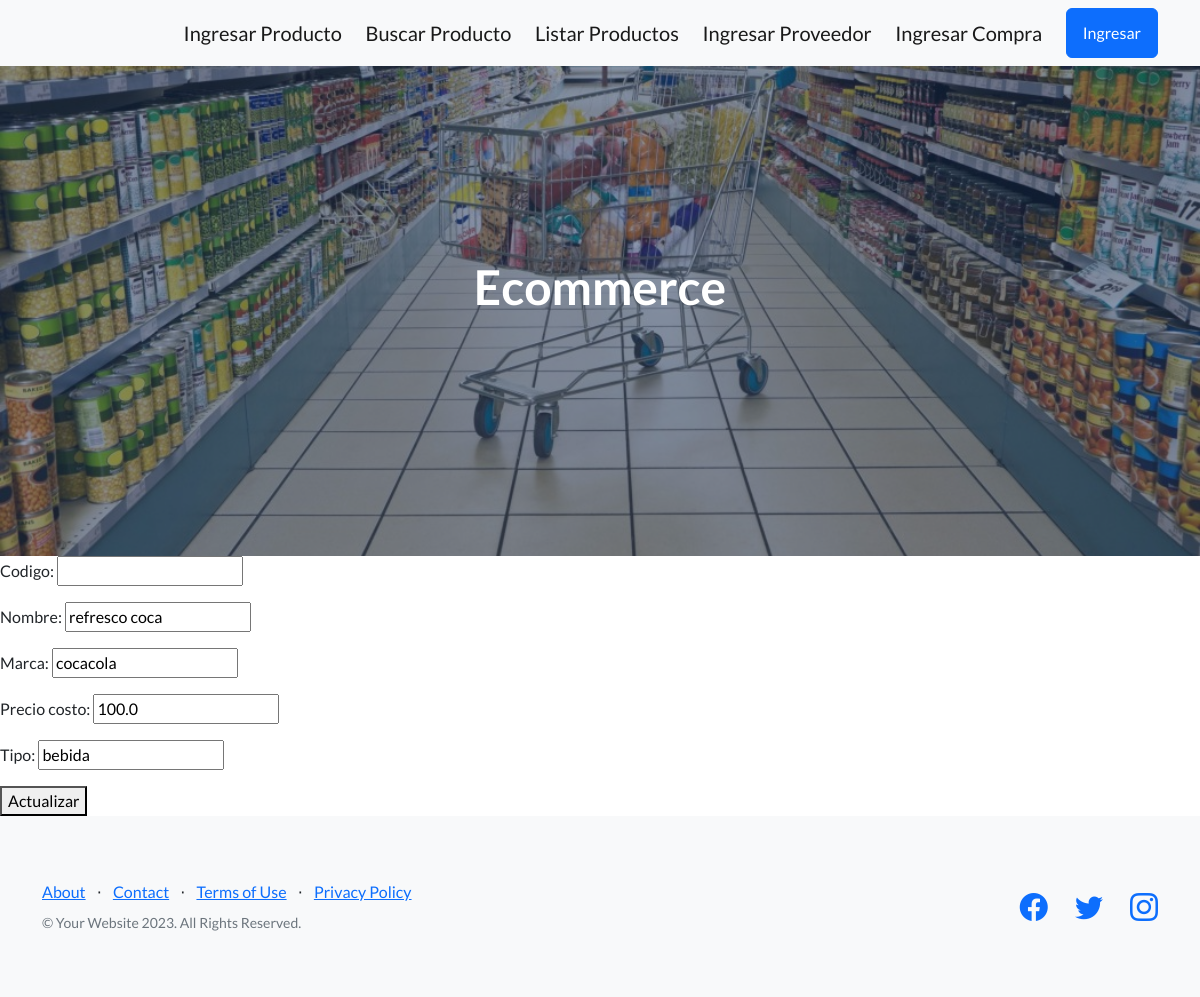
Screenshot of /edita-producto/200 with the database file from the repository.
### EntregaApp/models.py (models this page shows, shortened)
class Producto(models.Model):
  codigo = models.CharField(max_length=30)
  nombre = models.CharField(max_length=30)
  marca = models.CharField(max_length=30)
  precio_costo = models.FloatField()
  tipo = models.CharField(max_length=30)

### EntregaApp/views.py (the view)
# urls.py: path('edita-producto/<int:codigo>', editar_producto, name='EditaProducto'),
def editar_producto(req, codigo):
  if req.method == 'POST':
    formulario = ProdFormulario(req.POST)
    if formulario.is_valid():
      data = formulario.cleaned_data
      producto = Producto.objects.get(codigo=codigo)
      producto.nombre = data["nombre"]
      producto.marca = data["marca"]
      producto.precio_costo = data["precio_costo"]
      producto.tipo = data["tipo"]
      producto.save()
      return render(req, TEMPLATE_INICIO, {"message": "Producto actualizado con éxito"})
    else:
      return render(req, TEMPLATE_INICIO, {"message": "Datos no válidos"})
  else:
    producto = Producto.objects.get(codigo=codigo)
    formulario = ProdFormulario(initial={
      "nombre": producto.nombre,
      "marca": producto.marca,
      "precio_costo": producto.precio_costo,
      "tipo": producto.tipo,
    })
    return render(req, "editar_producto.html", {"formulario": formulario, "codigo": producto.codigo})

### EntregaApp/forms.py
class ProdFormulario(forms.Form):
  codigo = forms.CharField(max_length=30)
  nombre = forms.CharField(max_length=30)
  marca = forms.CharField(max_length=30)
  precio_costo = forms.FloatField()
  tipo = forms.CharField(max_length=30)

### EntregaApp/templates/editar_producto.html
{% extends 'padre.html' %}
{% block contenidoQueCambia %}
<form action="{% url 'EditaProducto' codigo %}" method="post">{% csrf_token %}
  {{formulario.as_p}}
  <button type="submit"> Actualizar </button>
</form>
{% endblock contenidoQueCambia %}

### rows the page displays
Producto: nombre "refresco coca", marca "cocacola", precio_costo "100.0", tipo "bebida"
